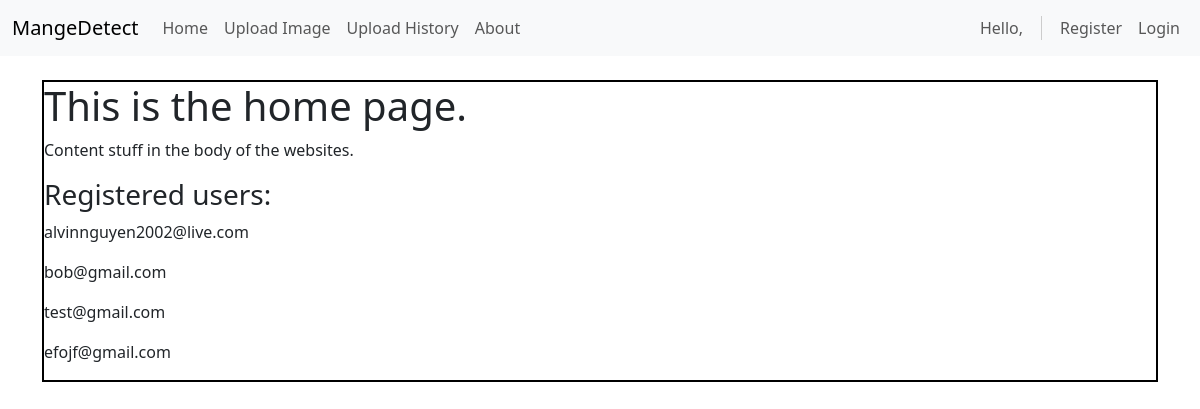
The page / on the database its author committed.
### account/models.py (models this page shows, shortened)
class Account(AbstractBaseUser):
    email                       = models.EmailField(verbose_name="email", max_length=60, unique=True)
    username                    = models.CharField(max_length=30, unique=True)
    date_joined                 = models.DateTimeField(verbose_name='date joined', auto_now_add=True)
    last_login                  = models.DateTimeField(verbose_name='last login', auto_now=True)
    is_admin                    = models.BooleanField(default=False)
    is_active                   = models.BooleanField(default=True)
    is_staff                    = models.BooleanField(default=False)
    is_superuser                = models.BooleanField(default=False)
    USERNAME_FIELD = 'email'
    REQUIRED_FIELDS = ['username',]
    objects = MyAccountManager()
    def __str__(self):
        return self.email

### personal/views.py (the view)
# urls.py: path('', home_screen_view, name="home"),
def home_screen_view(request):
    context = {}
    accounts = Account.objects.all()
    context['accounts'] = accounts
    return render(request, "personal/home.html", context)

### personal/templates/personal/home.html (shortened to what this page needs)
{% extends 'base.html' %}
{% block content %}
<div style="border: 2px solid #000;">
    <h1>This is the home page.</h1>
    <p>Content stuff in the body of the websites.</p>
    <h3>Registered users: </h3>
    {% for account in accounts %}
        <p>{{account}}</p>
    {% endfor %}
</div>
{% endblock content %}

### rows shown on the page
Account: email "alvinnguyen2002@live.com"
Account: email "bob@gmail.com"
Account: email "test@gmail.com"
Account: email "efojf@gmail.com"
